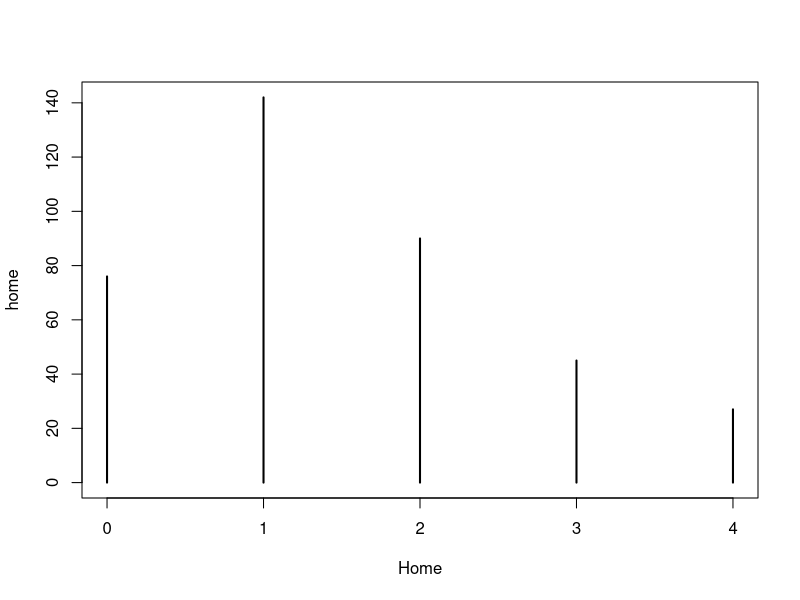
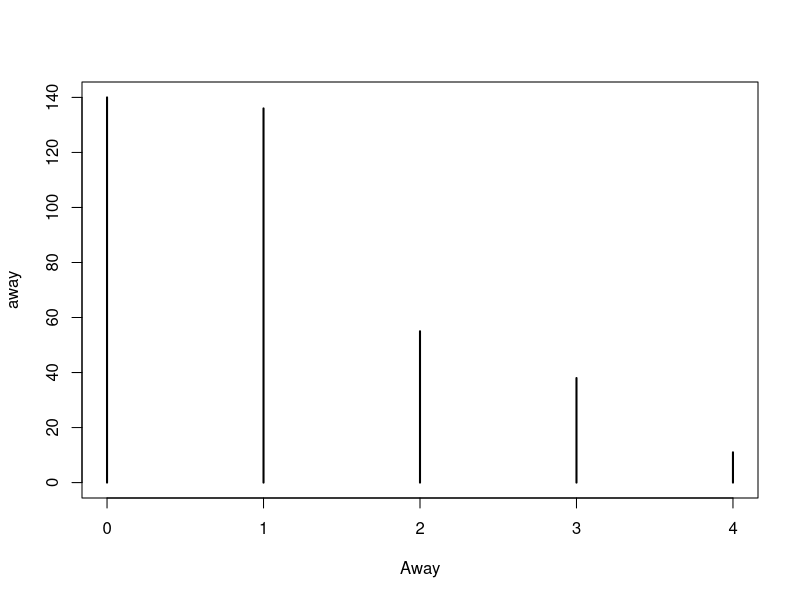

These charts were generated, in order, by the following R code:
## ---- chunk 1
knitr::opts_chunk$set(echo = TRUE)
## ---- chunk 2
library(tidyverse)
library(magrittr)
library(vcd)
library(vcdExtra)
## ---- chunk 3
ucb <- datasets::UCBAdmissions

# (a)
dimnames(ucb)
ftable(ucb)
prod(dim(ucb))

# (b)
apply(ucb, 3, sum)

# (c)
ftable(Admit ~ Dept, data = ucb) %>%
  prop.table(margin = 1)

# (d)
total <- ftable(Gender ~ Dept, ucb)
admitted <- ucb["Admitted", , ] %>%
  t()
admitted / total
# or
prop.table(ucb, c(3, 2))["Admitted", , ] %>%
  t()
## ---- chunk 4
soccer <- vcd::UKSoccer

# (a)
sum(soccer)

# (b)
(home <- margin.table(soccer, 1))
(away <- margin.table(soccer, 2))

# (c)
prop.table(home)
prop.table(away)

# (d)
plot(home)
plot(away)
